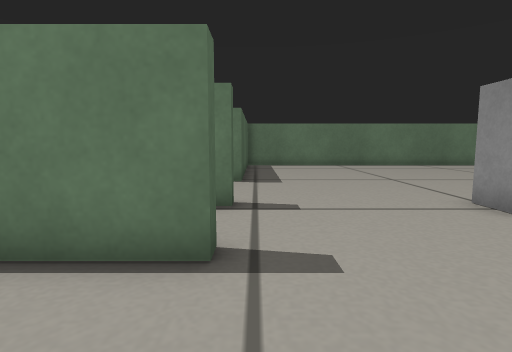
view 1 (above)

17 first-person views from a walk through a world built for the Gazebo simulator. The camera is 0.26 m above the floor, tilts 6° down and sees 80° across. The floor is counted in squares, 0.2 m on a side. Each view is taken from the middle of a square. On the plan, view 1 faces up. The plan holds only what a view shows up to about 13 squares ahead; the rest is blank.

view 2
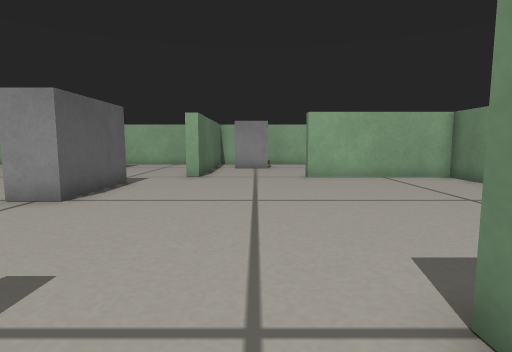

view 3
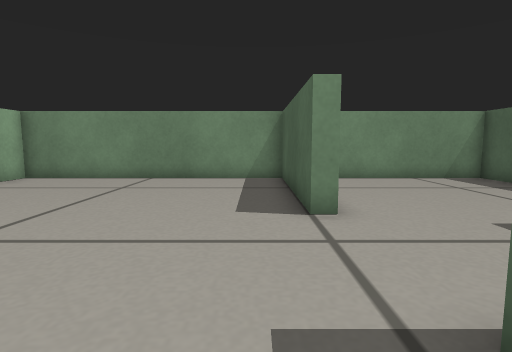

view 4
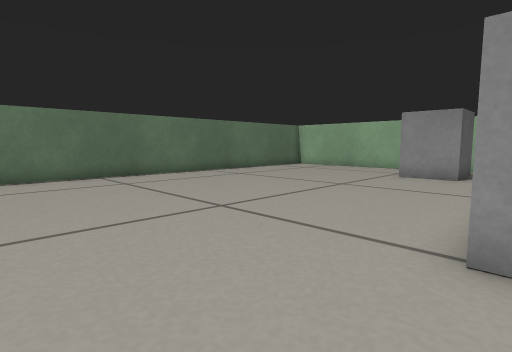

view 5
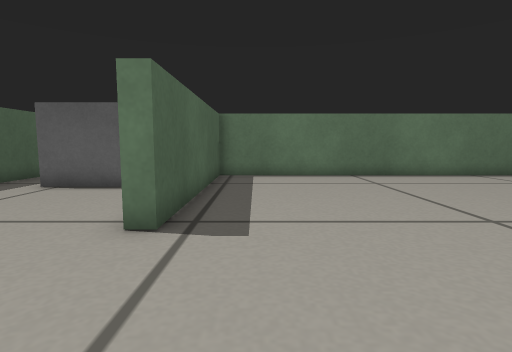

view 6
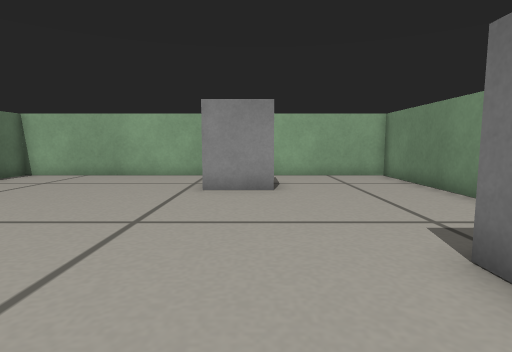

view 7
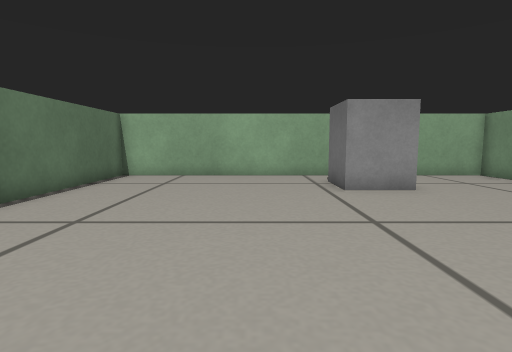

view 8
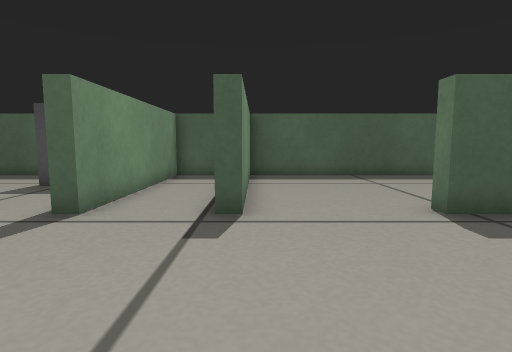

view 9
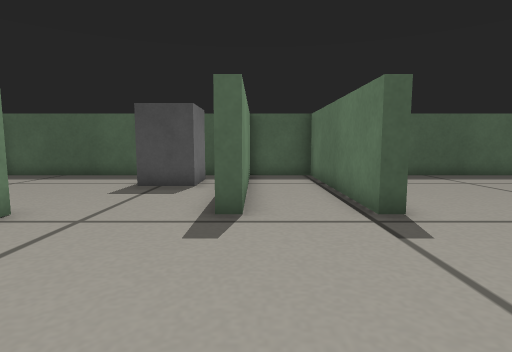

view 10
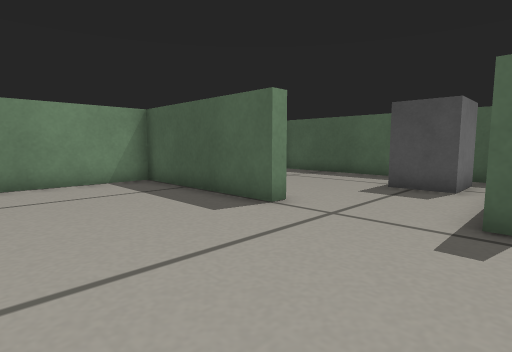

view 11
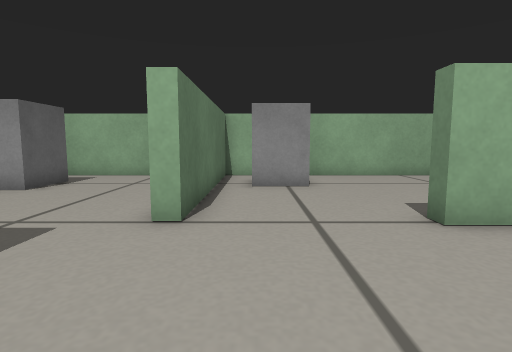

view 12
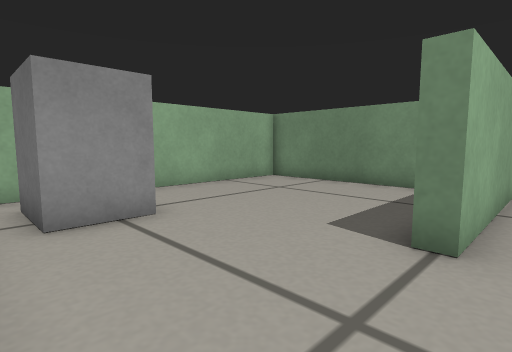

view 13
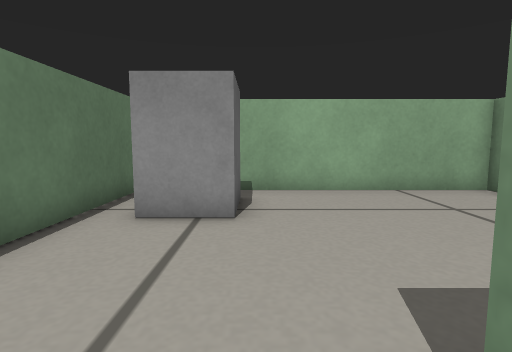

view 14
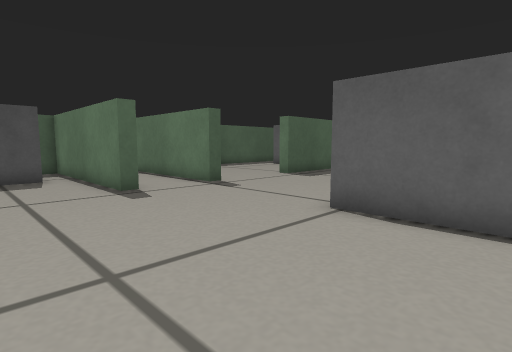

view 15
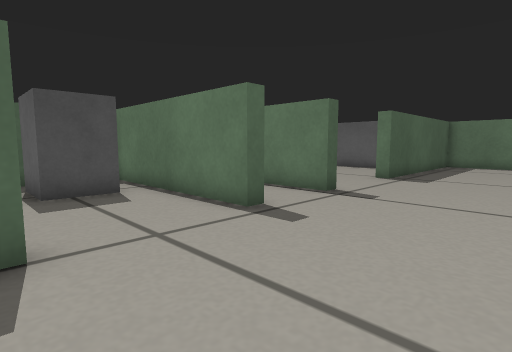

view 16
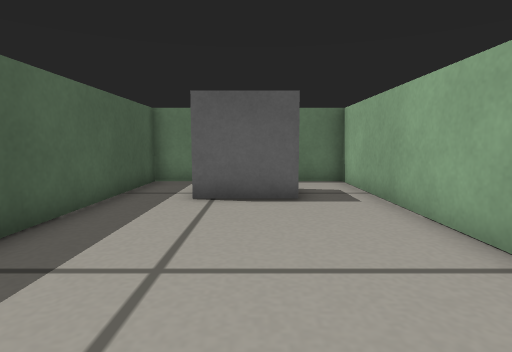

view 17
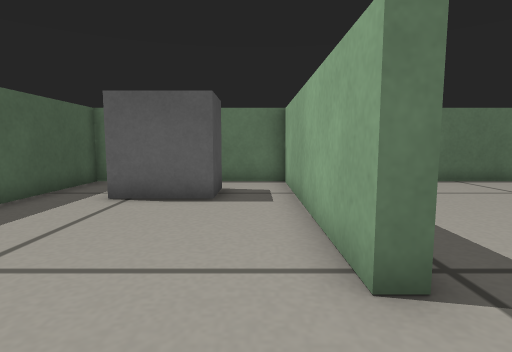

### Floor plan
Ten units are one square. View 1 is at (0, 0); x grows to the right and y downward. Boxes are objects, and circles mark ways between rooms. Rooms are numbered by the first view taken in them; rooms with no view inside come last. Other rooms are left out.
<svg viewBox="-80 -190 260 260">
<path fill="none" stroke="#000" d="M100 -32 100 -38M121 -38 175 -38 175 -185 -5 -185 -5 -105M-5 -68 -5 -63 -75 -63 -75 -38 -5 -38 -5 -32M-6 5 0 5 0 65 97 65 97 10M-5 -32 -75 -32 -75 65 -21 65M-5 -105 -10 -105 -10 -185 -32 -185M-61 -185 -75 -185 -75 -68M-64 -68 -5 -68M97 10 102 10M119 65 175 65 175 -32 100 -32"/>
<rect x="45" y="-65" width="40" height="10" fill="#bbb"><title>grey box</title></rect>
<rect x="135" y="-105" width="20" height="20" fill="#bbb"><title>grey box</title></rect>
<rect x="-65" y="-25" width="30" height="20" fill="#bbb"><title>grey box</title></rect>
<rect x="-55" y="-175" width="30" height="30" fill="#bbb"><title>grey box</title></rect>
<rect x="135" y="-25" width="30" height="20" fill="#bbb"><title>grey box</title></rect>
<circle cx="-10" cy="-10" r="3" fill="#2a7"/>
<circle cx="-10" cy="-90" r="3" fill="#2a7"/>
<circle cx="100" cy="-10" r="3" fill="#2a7"/>
<text x="70" y="-80">1</text>
<text x="-40" y="20">2</text>
<text x="-40" y="-130">3</text>
<text x="140" y="20">4</text>
</svg>
Room 1 opens to room 2. Room 1 opens to room 3. Room 1 opens to room 4.

Where each view was taken, in squares from view 1:
view 1: 0 up, 0 right, facing up
view 2: 1 up, 2 left, facing right
view 3: 5 up, 1 right, facing down
view 4: 6 up, 1 right, facing up-right
view 5: 6 up, 1 right, facing up
view 6: 9 up, 5 right, facing right
view 7: 13 up, 5 right, facing right
view 8: 7 up, 5 right, facing left
view 9: 4 up, 5 right, facing left
view 10: 4 up, 5 right, facing down-left
view 11: 2 up, 5 right, facing right
view 12: 3 up, 9 right, facing down-right
view 13: 0 up, 9 right, facing right
view 14: 0 up, 8 right, facing up-left
view 15: 1 down, 4 right, facing up-left
view 16: 8 up, 4 left, facing up
view 17: 8 up, 2 left, facing up
